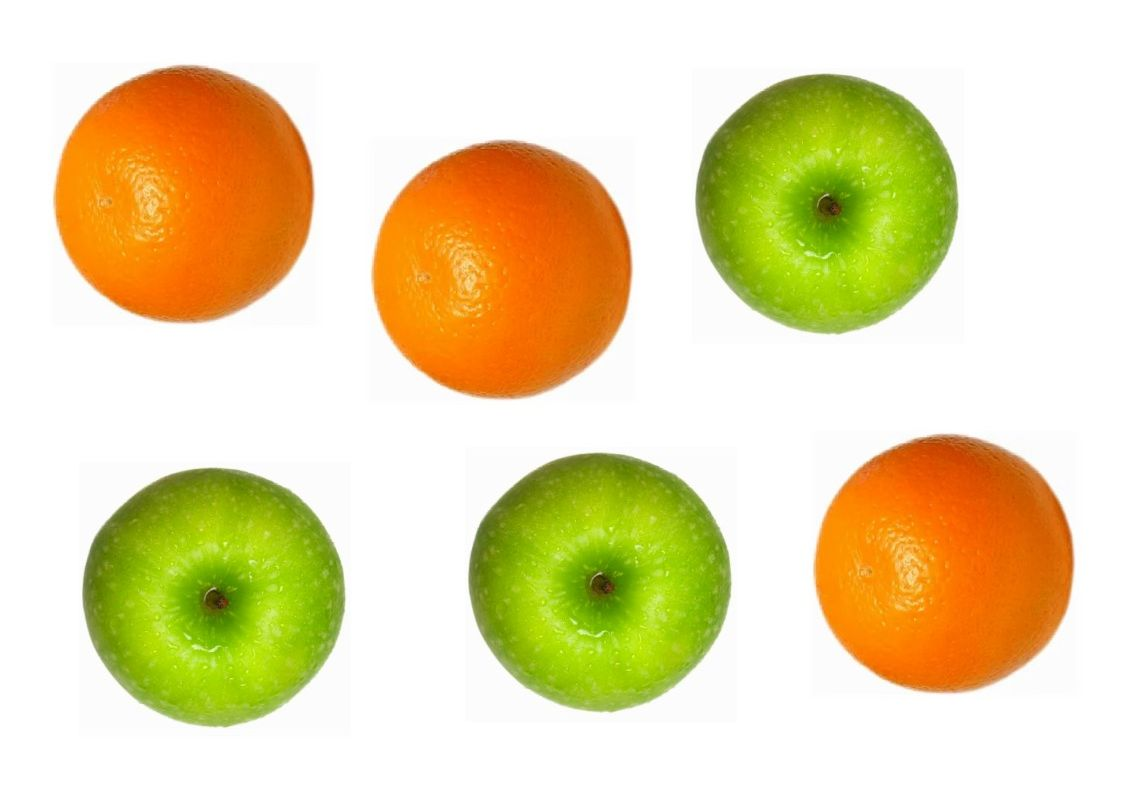
#> input picture images/fruit.jpg, 1123 x 794 px
$ python zad6.py
#> lines starting #> are read from the running program, lines starting #| are printed output that depends on the picture; after the words box and inside, x2 and y2 are one past the last pixel; in counts of white or black regions, pixels touching at a corner belong together
import cv2 as cv
import numpy as np


def empty_callback(value):
    # print(f'Trackbar reporting for duty with value: {value}')
    pass


img = cv.imread("../images/fruit.jpg", cv.IMREAD_COLOR)
#> img is the input picture: shape (794, 1123, 3); mean B, G, R 169.2, 217.2, 231
gray = cv.cvtColor(img, cv.COLOR_BGR2GRAY)
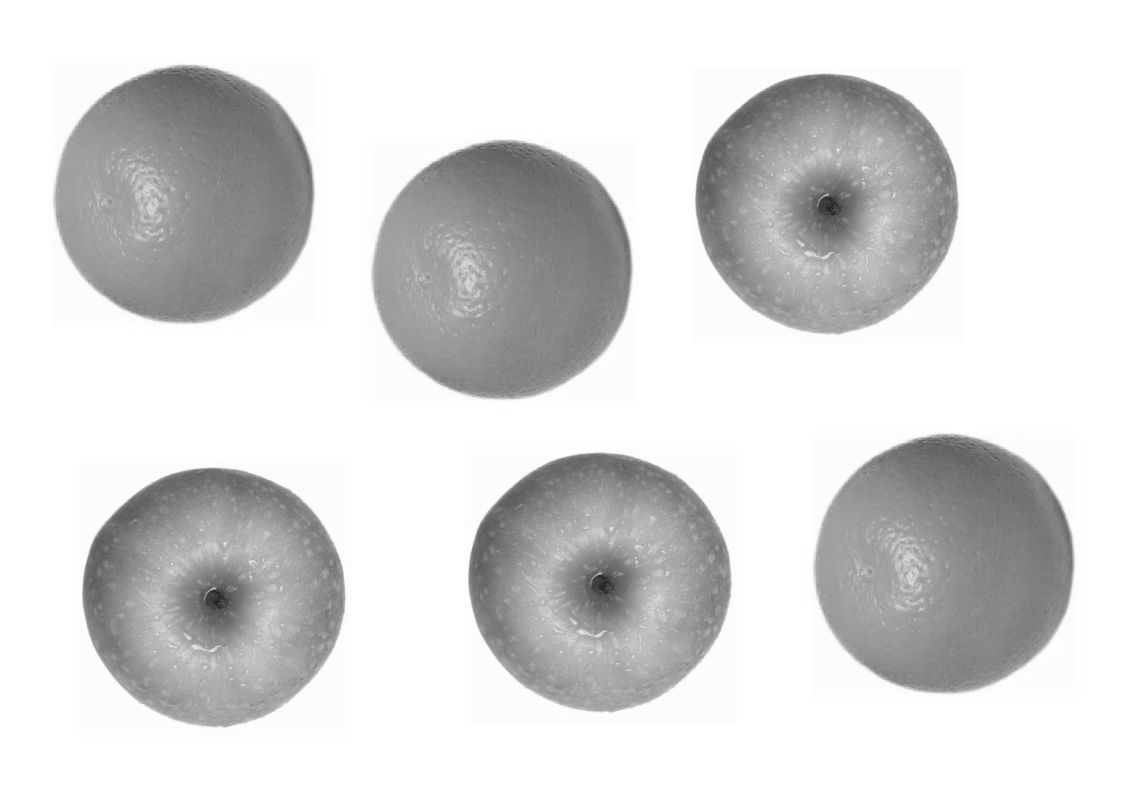
#> gray: shape (794, 1123); min 28, max 255, mean 215.8

# edges detect
edges = cv.Canny(gray, 200, 255)
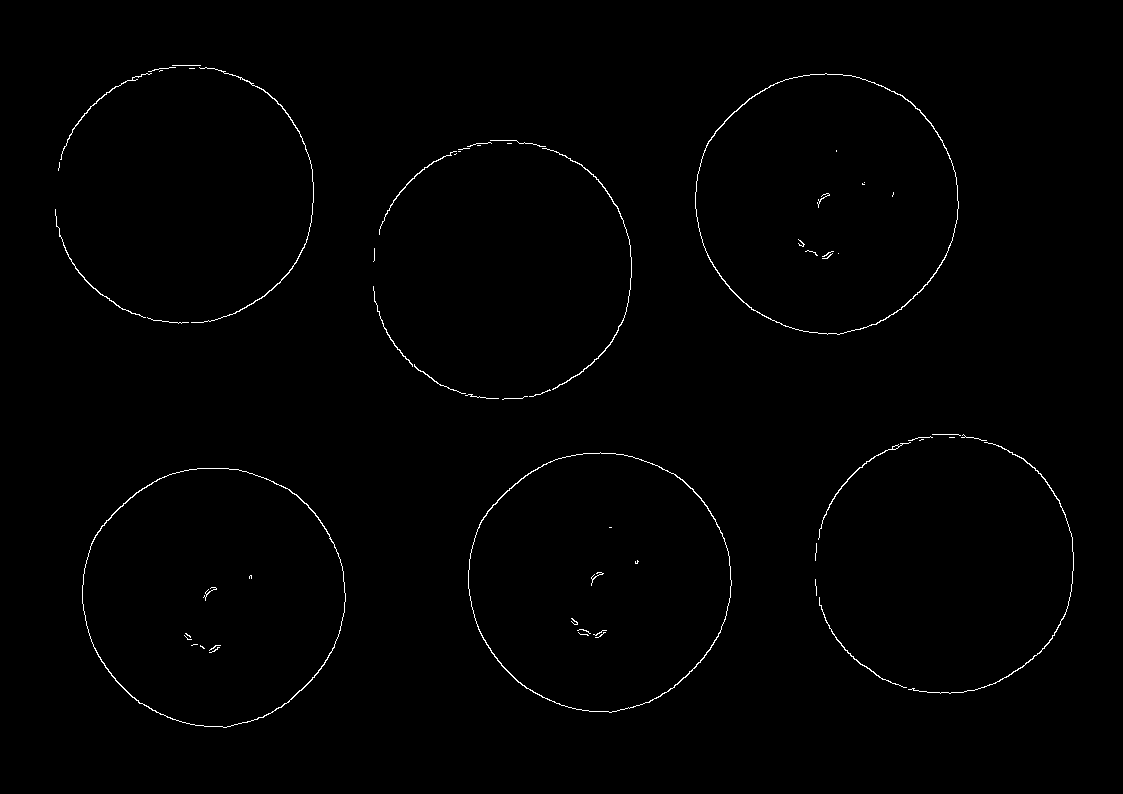
#> edges: shape (794, 1123); 0.68% white in thin lines or dots, all inside (x1, y1, x2, y2) = (55, 65, 1074, 728)

cv.imshow("Result", img)
cv.imshow("Edges", edges)

# circles detect parameters
p1 = 50
p2 = 25
minR = 97
maxR = 142
# [6 lines of commented-out code are left out]
ret, threshApple = cv.threshold(gray, 140, 255, cv.THRESH_BINARY_INV)
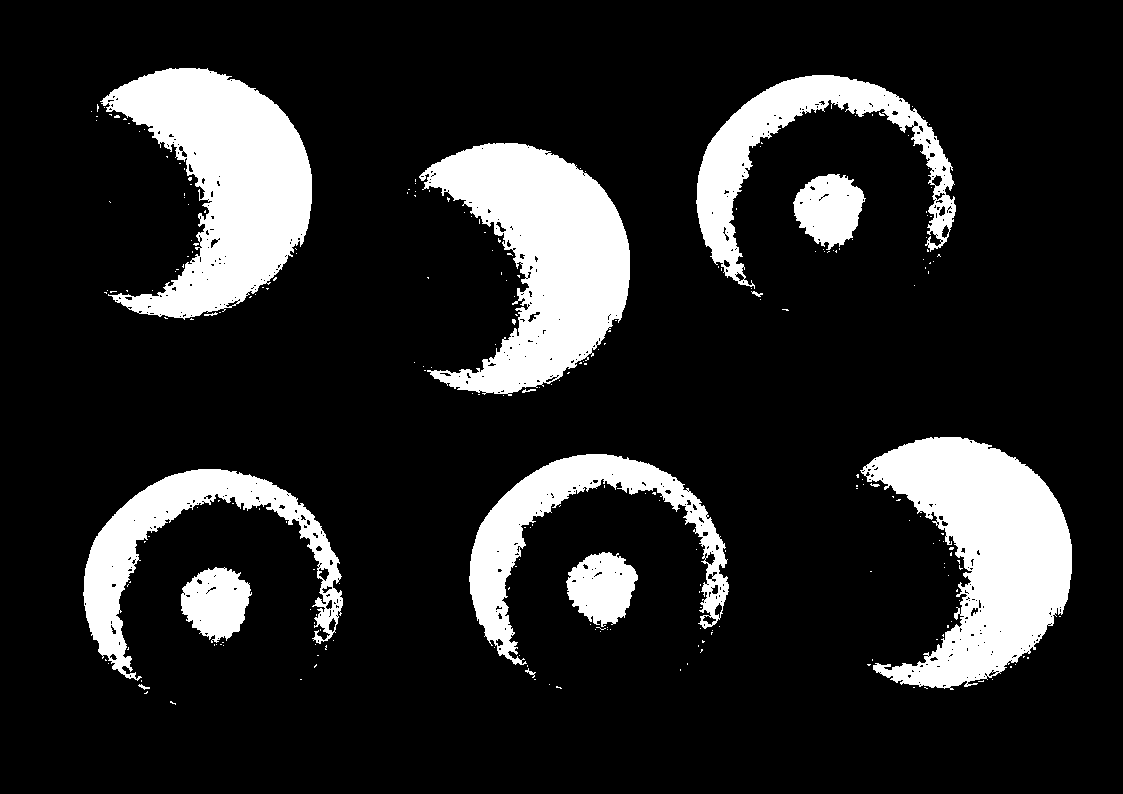
#> threshApple: shape (794, 1123); 15.6% white; 246 white regions (231 under 20 px), largest, box (x1, y1, x2, y2) and area: (860, 437, 1072, 690) 28698, (419, 143, 630, 396) 28689, (100, 68, 312, 320) 28614

while True:
    # trackbar update live
    result = img.copy()

    key_code = cv.waitKey(1000)
#> (key Esc is pressed here)
    if key_code == 27:
        # escape key pressed
        break

    # [5 lines of commented-out code are left out]

    circles = cv.HoughCircles(edges, cv.HOUGH_GRADIENT, 1, 20, param1=p1, param2=p2, minRadius=minR, maxRadius=maxR)
    circles = np.uint16(np.around(circles))

    for i in circles[0, :]:
        x, y, r = i
        # apple because threshApple detect middle of the apple
        if threshApple[y][x] > 200:
            cv.circle(result, (x, y), r, (0, 255, 0), 5)
        # orange
        else:
            cv.circle(result, (x, y), r, (0, 140, 255), 5)

    cv.imshow("Result", result)

$ run again, with images/coins.jpg copied over images/fruit.jpg
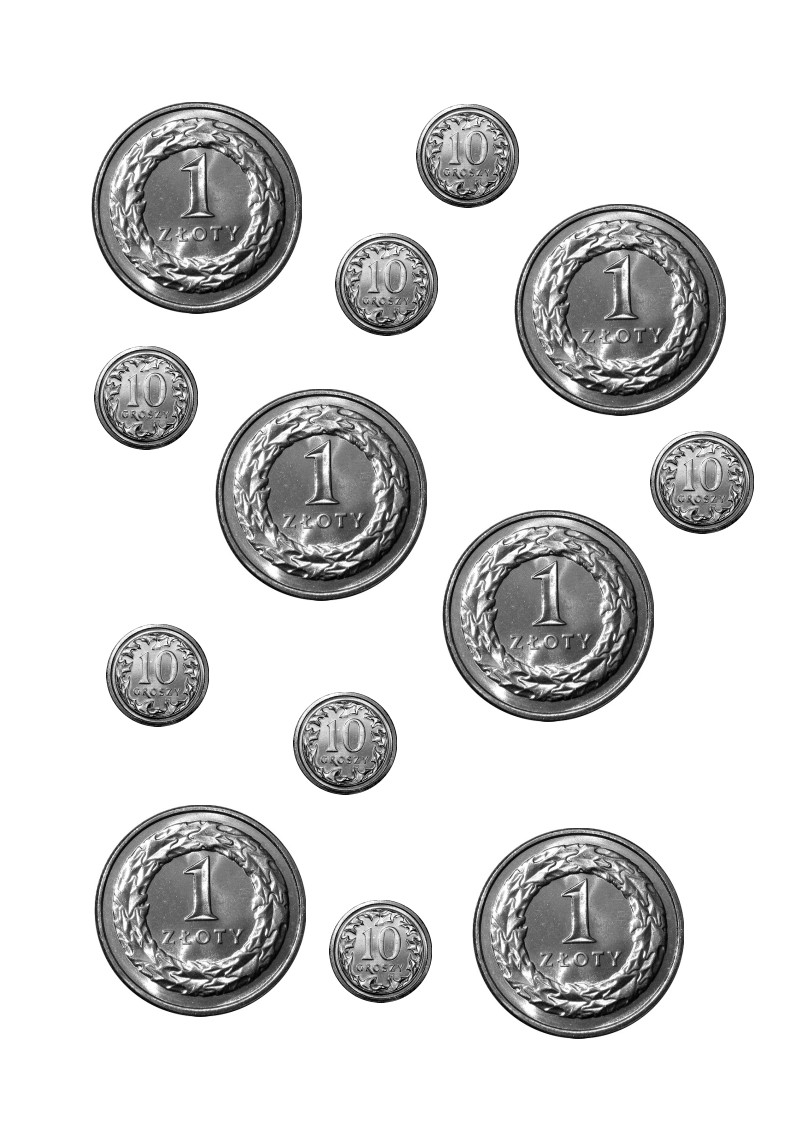
#> input picture images/coins.jpg, 794 x 1123 px
#> img is the input picture: shape (1123, 794, 3); min 0, max 255, mean 215.2
#> `edges = cv.Canny(gray, 200, 255)`:
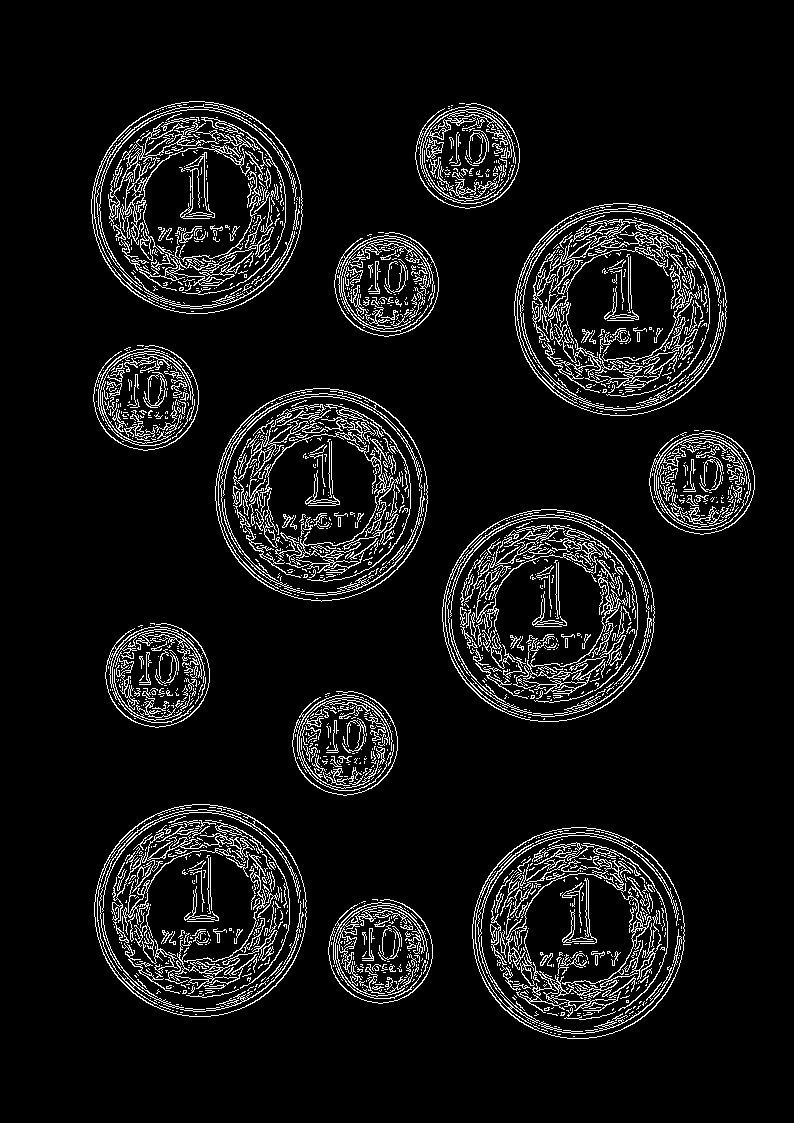
#> edges: shape (1123, 794); 7.7% white in thin lines or dots, all inside (x1, y1, x2, y2) = (91, 101, 755, 1039)
#> `ret, threshApple = cv.threshold(gray, 140, 255, cv.THRESH_BINARY_INV)`:
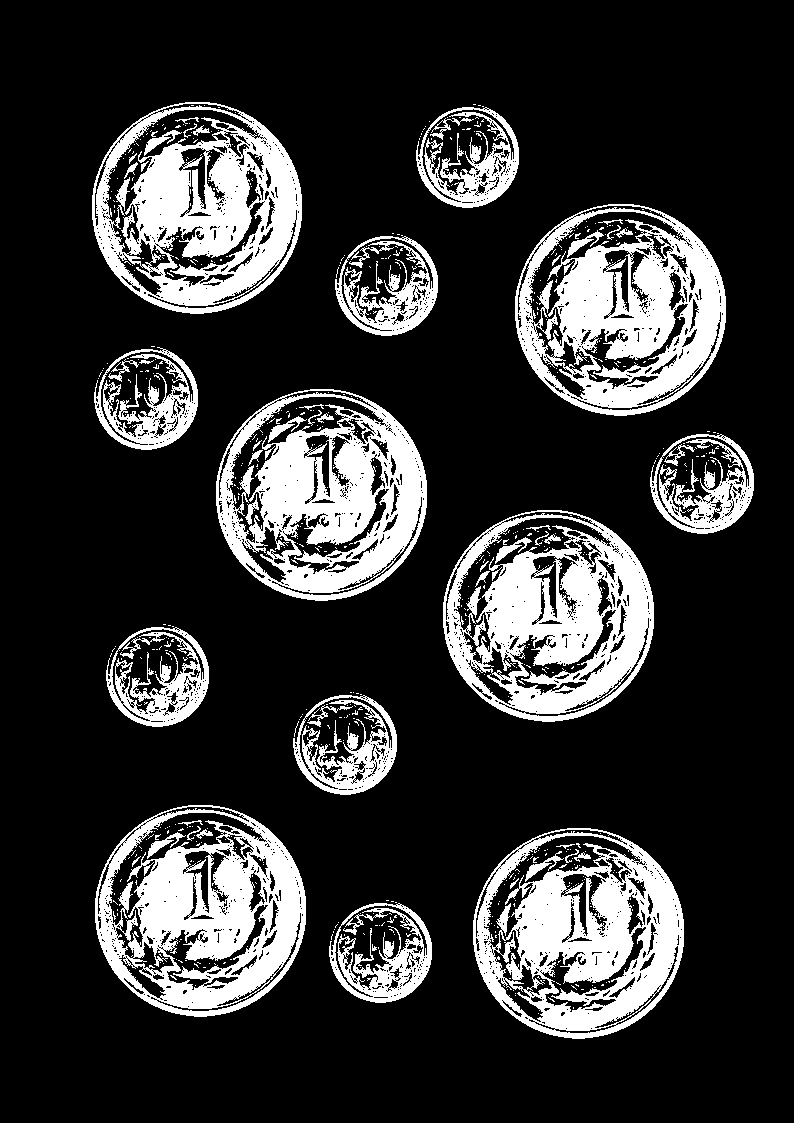
#> threshApple: shape (1123, 794); 19.9% white; 688 white regions (631 under 20 px), largest, box (x1, y1, x2, y2) and area: (95, 805, 306, 1017) 23637, (515, 204, 726, 416) 23582, (443, 510, 654, 722) 23536
